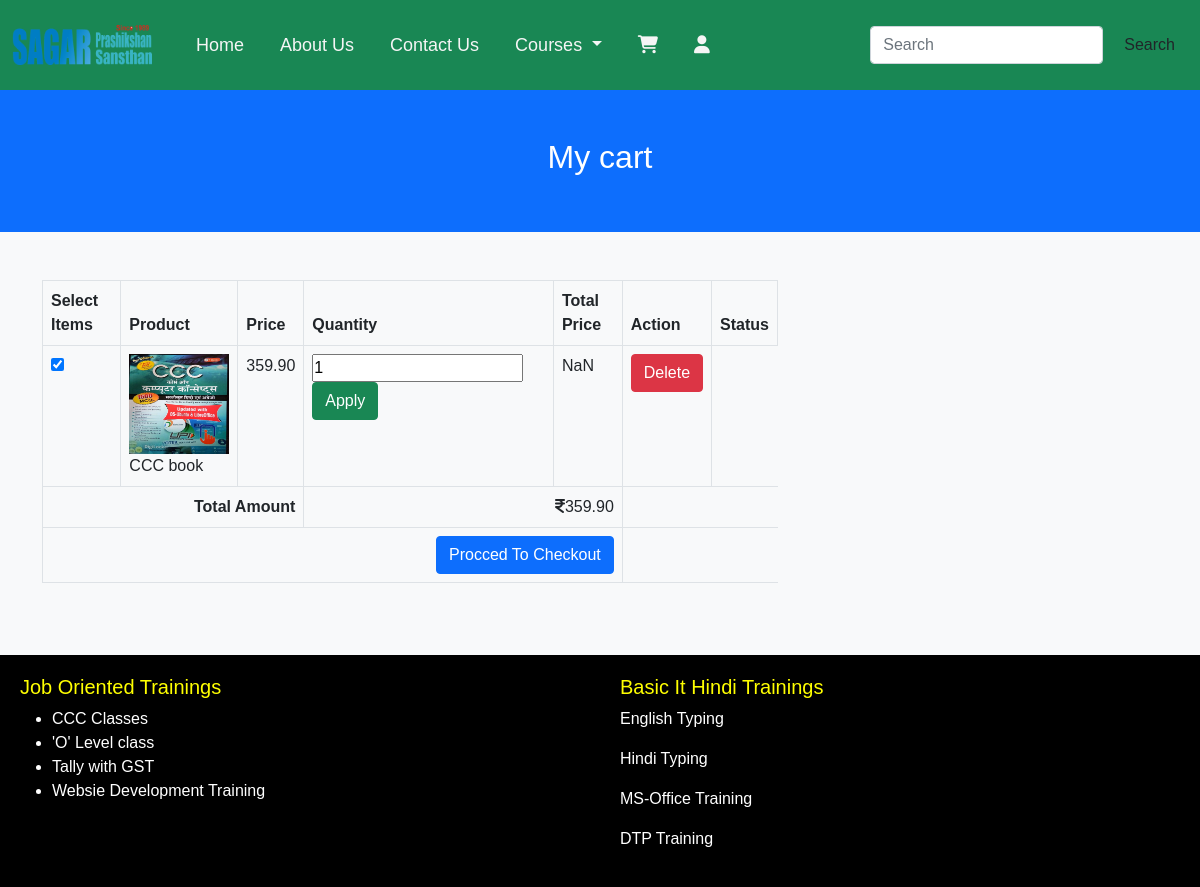
The app's page /cart (signed in) with its own data.
### myapp/models.py (models this page shows, shortened)
class usercart(models.Model):
    userid=models.ForeignKey(User, on_delete=models.CASCADE)
    pid=models.ForeignKey(Product, on_delete=models.CASCADE)
    Quantity=models.IntegerField(default=1)
    entrydate=models.DateTimeField(auto_now_add=True)

class Product(models.Model):
    ProductName=models.CharField(max_length=100)
    Producttitle=models.CharField(max_length=255)
    Image=models.ImageField()
    MRP=models.DecimalField(max_digits=6, decimal_places=2)
    Discount=models.DecimalField(max_digits=6, decimal_places=2)
    salesprice=models.DecimalField(max_digits=6, decimal_places=2)
    Quanity=models.IntegerField()
    Description=models.TextField()
    Status=models.BooleanField()
    Catid=models.ForeignKey(Category, on_delete=models.CASCADE)
    Subcatid=models.ForeignKey(SubCategory,on_delete=models.CASCADE)

### myapp/views.py (the view)
# urls.py: path('cart', views.displaycart, name="cart"),
def displaycart(request):
    cart=usercart.objects.filter(userid=request.user)
    total=0
    for x in cart:
        total+= x.pid.salesprice*x.Quantity
    return render(request, 'cart.html',{'cart':cart, 'total':total})

### myapp/templates/cart.html (shortened to what this page needs)
{% extends 'base.html' %}
{% block 'content' %}
<div class="container-fluid bg-primary text-center p-5">
    <h2 class="text-white">My cart</h2>
</div>
<section class="bg-light py-5">
<div class="container">
    <div class="row">
    <div class="col-xl-8 col-lg-8 mb-2">
        <table class="table table-bordered">
        <thead>
            <th>Select Items</th>
            <th>Product</th>
            <th>Price</th>
            <th>Quantity</th>
            <th>Total Price</th>
            <th>Action</th>
            <th>Status</th>
        </thead>
        <tbody>
            {% for x in cart %}
                <tr>
                    <td>
                        <input type="checkbox" name="productid" value="13" checked>
                    </td>
                    <td>
                        <img src="{{x.pid.Image.url}}" width="100px" height="100px"><br>{{x.pid.Producttitle}}
                    </td>
                    <td id="Price{{x.id}}">{{x.pid.salesprice}}</td>
                    <td>
                        <form method="POST" action="updatecart/{{x.id}}">
                        <input id="Quantity{{x.id}}" type="number" name="Quantity" value="{{x.Quantity}}">
                        <input type="submit" value="Apply" class="btn btn-success">
                        </form>
                    </td>
                    <td id="netprice{{x.id}}"></td>
                    <td>
                        <a href="deletecart/{{x.id}}" class="btn btn-danger">Delete</a>
                    </td>
                </tr>
            {% endfor %}
            <tr>
                <th colspan="3" style="text-align: right;">Total Amount</td>
                <td colspan="2" style="text-align: right;"><i class="fa-solid fa-indian-rupee-sign"></i>{{total}}</td>
            </tr>
            <tr align="right">
                <td colspan="5">
                    <a href="checkout" class="btn btn-primary">
                        Procced To Checkout
                    </a>
                </td>
            </tr>
        </tbody>
        </table>
    </div>
</div>
</section>
{% endblock %}

### static/css/main.css (style rules this page uses)
* { margin:0; padding:0; font-family: "Montserrat", sans-serif; }

### records on screen
usercart: pid.Image (picture), pid.Producttitle "CCC book", pid.salesprice "359.90", Quantity "1"

### other values on screen
{{ total }} "359.90"
